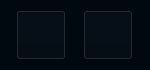
<?xml version="1.0" encoding="UTF-8"?>
<ui version="4.0">
 <class>hp_dialog_irhzh_edit</class>
 <widget class="QWidget" name="hp_dialog_irhzh_edit">
  <property name="geometry">
   <rect>
    <x>0</x>
    <y>0</y>
    <width>150</width>
    <height>70</height>
   </rect>
  </property>
  <property name="windowTitle">
   <string>Form</string>
  </property>
  <widget class="QFrame" name="frame_drawType">
   <property name="geometry">
    <rect>
     <x>0</x>
     <y>0</y>
     <width>150</width>
     <height>70</height>
    </rect>
   </property>
   <property name="styleSheet">
    <string notr="true">background-color: rgb(0, 8, 16);</string>
   </property>
   <layout class="QHBoxLayout" name="horizontalLayout">
    <property name="spacing">
     <number>10</number>
    </property>
    <item>
     <widget class="QToolButton" name="alpha">
      <property name="minimumSize">
       <size>
        <width>50</width>
        <height>50</height>
       </size>
      </property>
      <property name="maximumSize">
       <size>
        <width>50</width>
        <height>50</height>
       </size>
      </property>
      <property name="styleSheet">
       <string notr="true">QToolButton {
border-image: url(:/res_mainmenu/hzh_alpha100_n.png);

}  

QToolButton:checked{
border-image: url(:/res_mainmenu/hzh_alpha100_n.png);
}</string>
      </property>
      <property name="text">
       <string/>
      </property>
      <property name="checkable">
       <bool>true</bool>
      </property>
     </widget>
    </item>
    <item>
     <widget class="QToolButton" name="amplify_reduce">
      <property name="minimumSize">
       <size>
        <width>50</width>
        <height>50</height>
       </size>
      </property>
      <property name="maximumSize">
       <size>
        <width>50</width>
        <height>50</height>
       </size>
      </property>
      <property name="styleSheet">
       <string notr="true">QToolButton {
border-image: url(:/res_mainmenu/hzh_amplify_n.png);

}  

QToolButton:checked{
border-image: url(:/res_mainmenu/hzh_amplify_s.png);
}</string>
      </property>
      <property name="text">
       <string/>
      </property>
      <property name="checkable">
       <bool>true</bool>
      </property>
     </widget>
    </item>
   </layout>
  </widget>
 </widget>
 <resources/>
 <connections/>
</ui>
